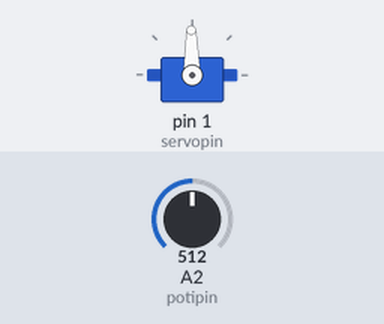
Recording of a sketch running on a simulated Arduino Uno, built with avr-gcc and run on an emulated ATmega328P. Shown: servo. Wiring (inferred from the names in the program): servo: signal pin 1. The test bench sets the inputs (shaded band); at power-on: A2 (potipin) = 512. Servo pulses on a pin are drawn as a servo (544–2400 µs = 0–180°).

Above: at 1.2 s.
1.3 s: A2 (potipin) set to 495
4.3 s: A2 (potipin) set to 306
At 6.0 s:
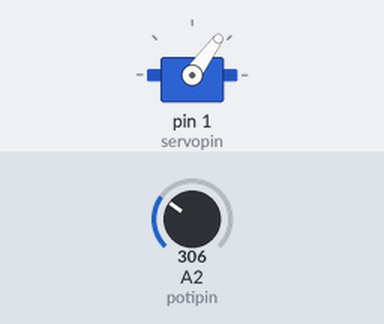
7.3 s: A2 (potipin) set to 0
At 8.0 s:
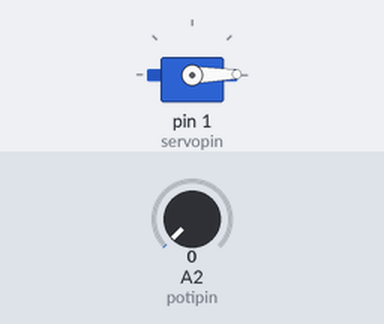
10.3 s: A2 (potipin) set to 900
12.1 s: A2 (potipin) set to 1023
At 13.4 s:
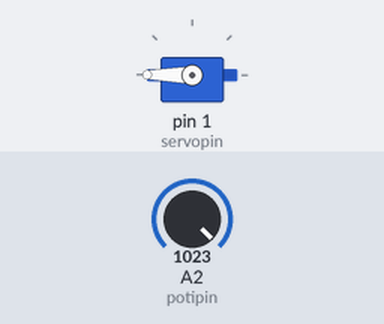
Timing chart, 0 to 14.6 s (numbered marks = the images above; inputs shaded):
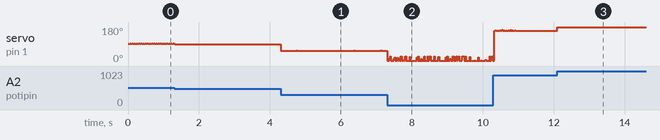

The sketch:

ATtiny13-servo-tester.ino
```cpp
#define servopin 1 //servo attached to pin 1
#define potipin A2 //potentiometer attached to pin A2
int value = 0;

volatile unsigned long us_startTime = 0;


void setup(){
  pinMode(servopin, OUTPUT);  // set servo as output pin
  pinMode(potipin, INPUT);  //set poti as input pin
}

void loop (){
  value = analogRead(potipin);

  if(value < 5) value = 5;   //ignore lowest values
  if(value > 1018) value = 1018;   //ignore highest values
  value = map(value, 5, 1018, 0, 180);    //convert analog reading to angle
  servoPulse(servopin, value);
}


void servoPulse(byte servo, byte servoangle){
  int pulsewidth = map(servoangle, 0, 180, 500, 2500);  //convert from angle to pulse width, 0-180° to 500-2500µs

  digitalWrite(servo, HIGH);
  delay_micros(pulsewidth);
  digitalWrite(servo, LOW);

  delay_micros(19980-pulsewidth);                   // total period of 20ms
}

void delay_micros(unsigned long us_delay_time){
  us_startTime = micros();
  while((micros() - us_startTime) < us_delay_time);   //do nothing until delay_time has passed
}
```

Measured:
- after the input at 4.3 s, servo on pin 1 (servopin): 88° → 54° at once
- after the input at 12.1 s, servo on pin 1 (servopin): 160° → 180° at once
